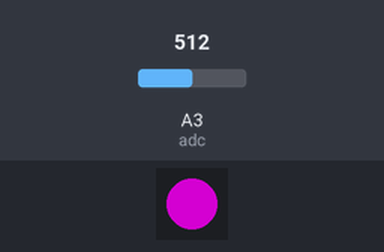
A sketch run on a simulated Arduino Uno, built with avr-gcc and run on an emulated ATmega328P. Shown: 1 RGB LEDs in strip order, left to right. Inputs (shaded band) come from the test bench; at power-on: A3 (adc) = 512. Dim RGB values are drawn brighter than linear.

Above: at 2.3 s.
2.4 s: A3 (adc) set to 306
At 2.9 s:
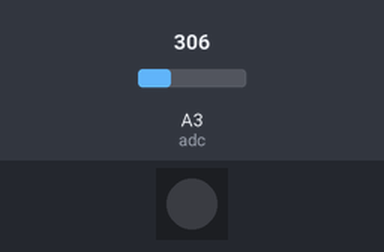
At 3.9 s:
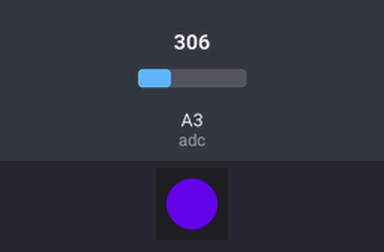
7.4 s: A3 (adc) set to 122
At 7.9 s:
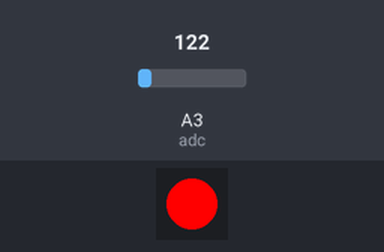
10.9 s: A3 (adc) set to 321
14.4 s: A3 (adc) set to 350
19.4 s: A3 (adc) set to 1023
Timing chart, 0 to 23.9 s (numbered marks = the images above; inputs shaded):
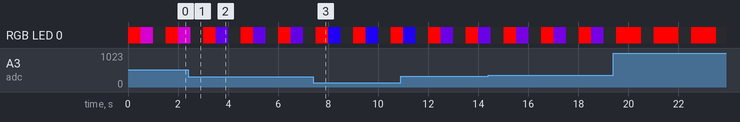

The sketch:

colours.ino
```cpp
// Made from a Python program in the ZERO1 Simulator; edits here are not turned back into Python.
// Colours (§3.6): literal tuples are 0xRRGGBB, computed ones the NeoPixel's Color().

#include <Adafruit_NeoPixel.h>

const int POT_LDR = A3;        // potentiometer / light sensor
const int RGB_PIN = 9;         // RGB LED (WS2812)

Adafruit_NeoPixel np(1, RGB_PIN, NEO_GRB + NEO_KHZ800);

const unsigned long RED = 0xFF0000;   // (255, 0, 0)
const unsigned long GREEN = 0x00FF00;   // (0, 255, 0)  full green
const int adc = POT_LDR;

// Runs once: the lines before "while True:"
void setup() {
  np.begin();
}

// Runs forever: the body of "while True:" (line 13)
void loop() {
  long level = (long)analogRead(adc) / 4L;
  np.setPixelColor(0, RED);
  np.show();
  delay(500);
  np.setPixelColor(0, level, 0, 255L - level);
  np.show();
  delay(500);
  np.fill(GREEN);
  np.setPixelColor(0, 0x000000);
  np.show();
  delay(500);
}
```
